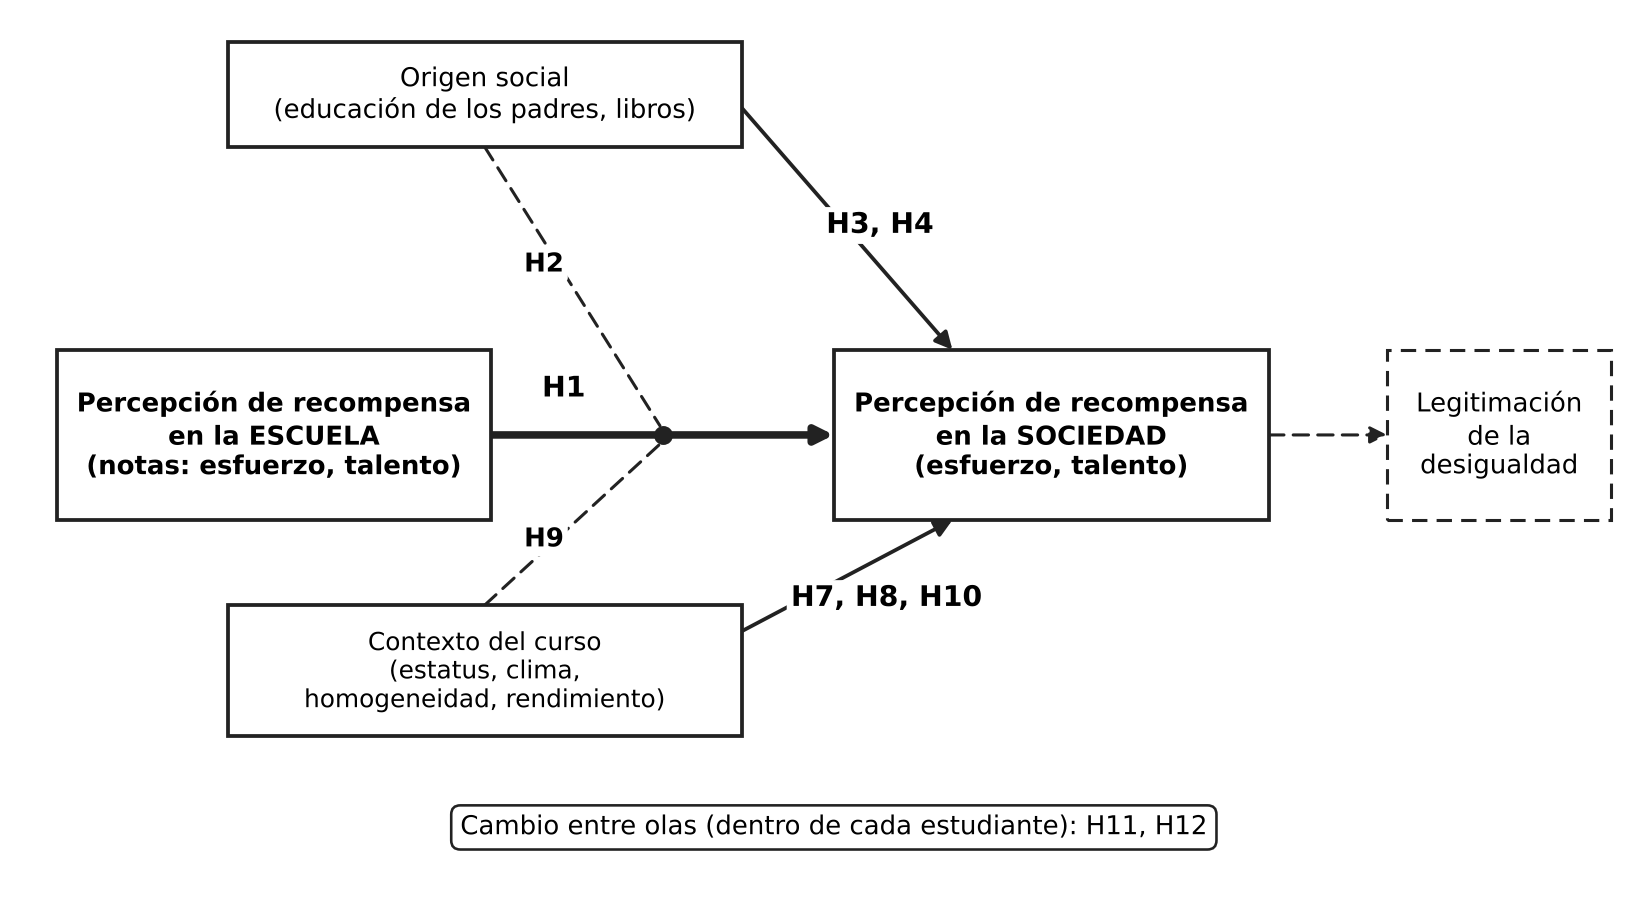

Python code for this plot:
import matplotlib
matplotlib.use("Agg")
import matplotlib.pyplot as plt
from matplotlib.patches import Rectangle

plt.rcParams["font.family"] = "DejaVu Sans"
plt.rcParams["svg.fonttype"] = "none"
INK = "#222222"
fig, ax = plt.subplots(figsize=(12.2, 6.6))
ax.set_xlim(0, 12.2); ax.set_ylim(0, 6.6); ax.axis("off")

def box(x, y, w, h, text, lw=1.6, fs=11, bold=False, ls="-"):
    ax.add_patch(Rectangle((x, y - h/2), w, h, fc="white", ec=INK, lw=lw, ls=ls, zorder=3))
    ax.text(x + w/2, y, text, ha="center", va="center", fontsize=fs, zorder=4,
            fontweight="bold" if bold else "normal", linespacing=1.2)

def arrow(p0, p1, lw=1.6, ls="-", head="-|>"):
    ax.annotate("", xy=p1, xytext=p0, zorder=2,
                arrowprops=dict(arrowstyle=head, color=INK, lw=lw, ls=ls, shrinkA=0, shrinkB=0, mutation_scale=15))

def lab(x, y, t, fs=12):
    ax.text(x, y, t, fontsize=fs, fontweight="bold", ha="center", va="center", zorder=5,
            bbox=dict(boxstyle="round,pad=0.15", fc="white", ec="none"))

# cajas principales
box(0.3, 3.4, 3.3, 1.3, "Percepción de recompensa\nen la ESCUELA\n(notas: esfuerzo, talento)", bold=True)
box(6.2, 3.4, 3.3, 1.3, "Percepción de recompensa\nen la SOCIEDAD\n(esfuerzo, talento)", bold=True)
box(10.4, 3.4, 1.7, 1.3, "Legitimación\nde la\ndesigualdad", ls=(0, (5, 3)), lw=1.3)
# H1 (arrow central grueso)
arrow((3.6, 3.4), (6.2, 3.4), lw=3.2)
lab(4.15, 3.75, "H1")
# efecto hacia legitimación (no contrastado)
arrow((9.5, 3.4), (10.4, 3.4), lw=1.3, ls=(0, (5, 3)))
# origen social (arriba)
box(1.6, 6.0, 3.9, 0.8, "Origen social\n(educación de los padres, libros)")
arrow((5.5, 5.9), (7.1, 4.05))
lab(6.55, 5.0, "H3, H4")
dot = (4.9, 3.4)
ax.plot([dot[0]], [dot[1]], "o", ms=7, color=INK, zorder=6)
arrow((3.55, 5.6), (4.88, 3.47), lw=1.3, ls=(0, (5, 3)), head="-")
lab(4.0, 4.7, "H2", fs=11)
# contexto (abajo)
box(1.6, 1.6, 3.9, 1.0, "Contexto del curso\n(estatus, clima,\nhomogeneidad, rendimiento)", fs=10.5)
arrow((5.5, 1.9), (7.1, 2.75))
lab(6.6, 2.15, "H7, H8, H10")
arrow((3.55, 2.1), (4.88, 3.33), lw=1.3, ls=(0, (5, 3)), head="-")
lab(4.0, 2.6, "H9", fs=11)
# cambio en el tiempo
ax.annotate("", xy=(9.6, 2.2), xytext=(0.3, 2.2), arrowprops=dict(arrowstyle="-", color="none"))
ax.text(6.2, 0.35, "Cambio entre olas (dentro de cada estudiante): H11, H12", ha="center", fontsize=11,
        bbox=dict(boxstyle="round,pad=0.35", fc="white", ec=INK, lw=1.1))
fig.savefig("modelo_conceptual.png", dpi=170, bbox_inches="tight", facecolor="white")
fig.savefig("modelo_conceptual.svg", bbox_inches="tight", facecolor="white")
